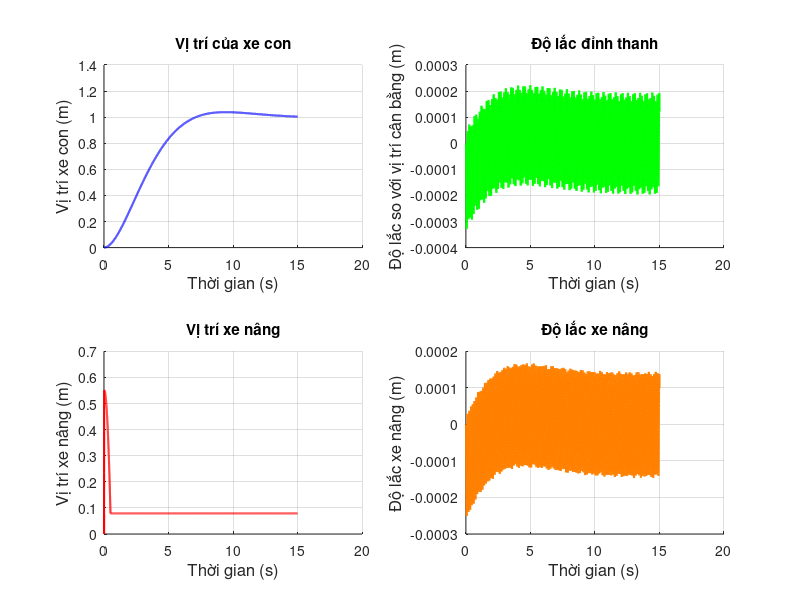

The MATLAB source for this figure:
clc;
close all;
clear;
%--------------------------------------------------------------------------
%    Mô phỏng chuyển động của dầm Euler - Bernoulli trong mô hình SMC
%--------------------------------------------------------------------------

% Thiết lập các thông số cho dầm
L = 0.63; EI = 0.754; rho_A = 0.297;
% Các vật nặng 
mw = 13.1; mk = 0.04; mh = 0.86; g = 9.81;

% Thiết lập thông số không gian và thời gian
n = 9; r = 10000;
tmax = 15;
delta_Y = L/(n - 1); % Bước không gian
delta_t = tmax/(r - 1); % Bước thời gian

% Bộ thông số PID
I = 0; % Khởi tạo giá trị tính tích phân
kp1 = 3; kd1 = 9; % Hệ số 2 khâu PD cho xe con
kp2 = 3; kd2 = 9; % Hệ số 2 khâu PD cho xe nâng
sp1 = 1; % Giá trị đặt cho xe con
sp2 = 0.2; % Giá trị đặt cho xe nâng
e1 = zeros(1,r); % Sai số vị trí xe con
e2 = zeros(1,r); % Sai số vị trí xe nâng

% Khởi tạo ma trận để lưu giá trị
w = zeros(n,r);
x3 = zeros(1,r); % Độ lắc của thanh tại x2 (x3)
x2 = 2; 
dx2dt_2 = zeros(1,r);
dx2dt_2(1:2) = delta_Y;

% Lực tác động vào xe con
F1 = zeros(1,r);
F1(1:r) = 10;

% Lực tác động vào xe nâng
F2 = zeros(1,r);
F2(1:r) = 5;

%--------------------------------------------------------------------------
for j = 3:(r - 1)
    wyyy0 = (w(3,j) - 2*w(2,j) + w(1,j))/(2*delta_Y^3);
    S2 = (F1(j + 1) - EI*wyyy0)/mw;
    w(1,j + 1) = 2*w(1,j) - w(1,j - 1) + delta_t^2*S2; % 5b
    for i = 3:(n - 2)
        % Đạo hàm theo Y
        wyyyy = (w(i + 2,j) - 4*w(i + 1,j) + 6*w(i,j) - 4*w(i - 1,j) + w(i - 2,j));
        S1 = (-EI/(rho_A*delta_Y^4))*wyyyy; 
        S4 = (-EI/(mh*delta_Y^3))*wyyyy;

        % Chuyển động của xe nâng
        dx3dt_2 = (x3(j + 1) - 2*x3(j) + x3(j - 1))/(2*delta_t^2);
        wyx2 = (w(x2 + 1,j - 1) - w(x2 - 1,j - 1))/(2*delta_Y^2);
        dx2dt_2(j + 1) = 2*dx2dt_2(j) - dx2dt_2(j - 1) + (F2(j + 1) - mh*g - mh*dx3dt_2*wyx2)/mh*delta_t^2; % 5c

        % Cập nhật vị trí x2
        if dx2dt_2(j + 1) < delta_Y
            x2 = 2;
            dx2dt_2(j + 1) = delta_Y;
        elseif dx2dt_2(j + 1) > L - delta_Y
            x2 = n - 1;
            dx2dt_2(j + 1) = L - delta_Y;
        else
            x2 = ceil(dx2dt_2(j + 1)/delta_Y);
        end

        % Độ lắc của thanh
        if dx2dt_2(j + 1) ~= x2
            w(i,j + 1) = 2*w(i,j) - w(i,j - 1) + delta_t^2*S1; % 5a
            x3(j + 1) = w(i,j + 1) - w(1,j + 1);
        else
            w(i,j + 1) = 2*w(i,j) - w(i,j - 1) + delta_t^2*S4; % 5d
            x3(j + 1) = w(i,j + 1) - w(1,j + 1);
        end
    end
    wyyyl = (-2*w(n,j) + 3*w(n - 1,j) - w(n - 2,j))/(2*delta_Y^3);
    S3 = (EI/mk)*wyyyl;
    w(2,j + 1) = w(1,j + 1);
    w(n,j + 1) = 2*w(n,j) - w(n,j - 1) + delta_t^2*S3; % 5e
    w(n - 1,j + 1) = (w(n,j + 1) + w(n - 2,j + 1))/2;

%--------------------------------------------------------------------------
%                  Bộ điều khiển PID cho xe con và xe nâng
%--------------------------------------------------------------------------
    % Xe con
    e1(j + 1) = sp1 - w(1,j);
    I = I + e1(j + 1)*delta_t;
    D = (e1(j + 1) - e1(j))/delta_t;
    F1(j + 2) = kp1*e1(j + 1) + kd1*D;
    if F1(j + 2) > 15
        F1(j + 2) = 15;
    elseif F1(j + 2) < -15
        F1(j + 2) = -15;
    end

    % Xe nâng
    e2(j + 1) = sp1 - w(1,j);
    I = I + e1(j + 1)*delta_t;
    D = (e1(j + 1) - e1(j))/delta_t;
    F1(j + 2) = kp1*e1(j + 1) + kd1*D;
    if F1(j + 2) > 15
        F1(j + 2) = 15;
    elseif F1(j + 2) < -15
        F1(j + 2) = -15;
    end

end
%--------------------------------------------------------------------------

% Khởi tạo giá trị để mô phỏng
t_tr = linspace(0,tmax,r);

% Vẽ đồ thị
subplot(2,2,1);
grid on;
hold on;
plot(t_tr,w(1,:),'b','LineWidth',1.5);
title({'Vị trí của xe con'});
ylabel('Vị trí xe con (m)','FontSize',12);
xlabel('Thời gian (s)','FontSize',12);

subplot(2,2,2);
grid on;
hold on;
plot(t_tr,w(n,:) - w(1,:),'g','LineWidth',1.5); % Vị trí tương đối của mk so với xe con
title({'Độ lắc đỉnh thanh'});
ylabel('Độ lắc so với vị trí cân bằng (m)','FontSize',12);
xlabel('Thời gian (s)','FontSize',12);

subplot(2,2,3);
grid on;
hold on;
plot(t_tr,dx2dt_2,'r','LineWidth',1.5);
title({'Vị trí xe nâng'});
ylabel('Vị trí xe nâng (m)','FontSize',12);
xlabel('Thời gian (s)','FontSize',12);

subplot(2,2,4);
grid on;
hold on;
plot(t_tr,x3,'Color',[1 0.5 0],'LineWidth',1.5);
title({'Độ lắc xe nâng'});
ylabel('Độ lắc xe nâng (m)','FontSize',12);
xlabel('Thời gian (s)','FontSize',12);